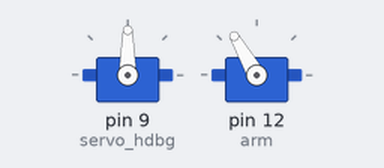
Recording of a sketch running on a simulated Arduino Uno, built with avr-gcc and run on an emulated ATmega328P. On the bench: 2 × servo.

Above: at 1.05 s.
At 2.0 s:
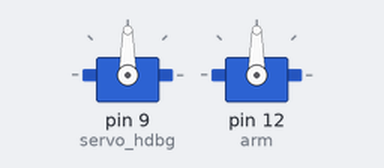
Timing chart, 0 to 4.0 s (numbered marks = the images above):
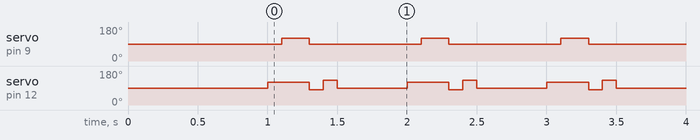

The sketch:

180headbang.ino
```cpp
#include <Servo.h>

Servo   servo_hdbg;
Servo   arm;

void  setup()
{
  servo_hdbg.attach(9);
  arm.attach(12);
  servo_hdbg.write(90);
  arm.write(90);
  delay(1000);
}

void  loop()
{
  arm.write(120);
  delay(100);
  servo_hdbg.write(120);
  delay(200);
  arm.write(80);
  servo_hdbg.write(90);
  delay(100);
  arm.write(130);
  delay(100);
  arm.write(90);
  delay(500);
}
```

Measured:
- by itself, servo on pin 9 (servo_hdbg): alternates 120° for 0.20 s and 90° for 0.80 s
- by itself, servo on pin 12 (arm): repeats every 1.0 s: 80° 0.10 s, 130° 0.10 s, 90° 0.50 s, 120° 0.30 s
